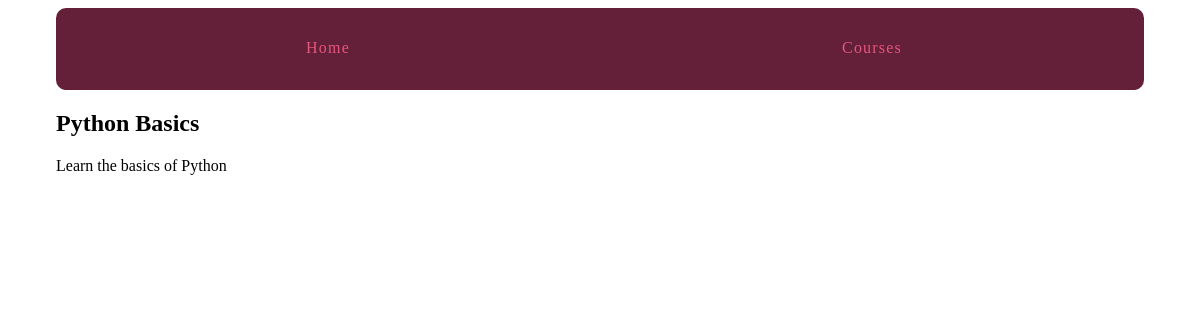
Before: /courses/1/ with the older database file.
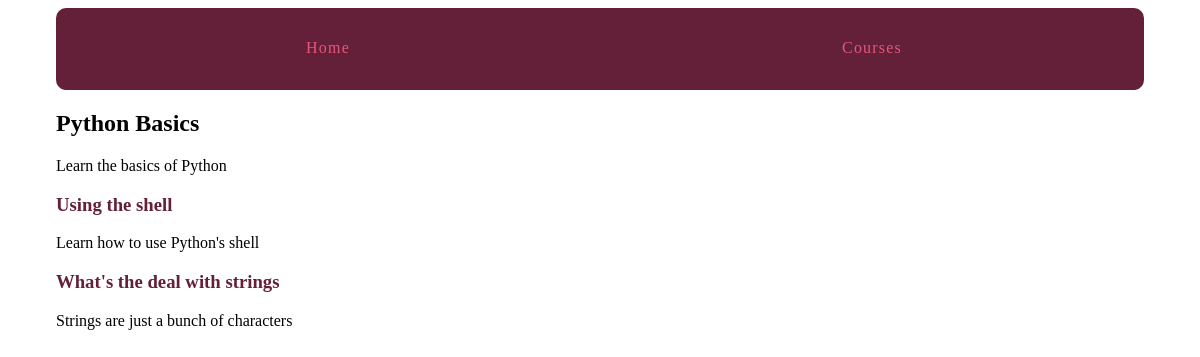
After: the same page with the newer database file.
### courses/models.py (models this page shows, shortened)
class Course(models.Model):
    created_at = models.DateTimeField(auto_now_add = True)
    title = models.CharField(max_length = 255)
    description = models.TextField()

class Step(models.Model):
    title = models.CharField(max_length=255)
    description = models.TextField()
    content = models.TextField(blank=True, default=" ")
    order = models.IntegerField(default=0)
    course = models.ForeignKey(Course, on_delete=models.CASCADE)
    class Meta:
        ordering = ['order',]

### courses/views.py (the view)
# urls.py: path('<int:pk>/', views.course_detail, name='detail'),
def course_detail(request, pk):
    course = get_object_or_404(Course, pk=pk)
    return render(request, 'courses/course_detail.html', {'course':course})

### courses/templates/courses/course_detail.html (shortened to what this page needs)
{% extends "layout.html" %}
{% block content %}
  <article>
    <h2>{{course.title}}</h2>
    {{course.description}}
    <section>
      {% for step in course.step_set.all %}
        <h3><a href="{% url 'courses:step' course_pk=step.course.pk step_pk=step.pk %}">{{step.title}}</a></h3>
        {{step.description}}
      {%  endfor %}
    </section>
  </article>
{% endblock %}

### templates/layout.html (shortened to what this page needs)
{% load static from staticfiles %}
<!DOCTYPE html>
<html lang="en" dir="ltr">
  <head>
    <link rel="stylesheet" href="{% static 'css/layout.css' %}">
  </head>
  <body>
      <div class="site-container">
        <nav>
          <a href="{% url 'home_page' %}">Home</a>
          <a href="{% url 'courses:course_list' %}">Courses</a>
        </nav>
      {% block content %}{% endblock %}
      </div>
  </body>
</html>

### assets/css/layout.css (style rules this page uses)
html { box-sizing: border-box; }
*, *::after, *::before { box-sizing: inherit; }
.site-container { max-width: 68em; margin-left: auto; margin-right: auto; }
.site-container::after { clear: both; content: ""; display: table; }
.site-container nav { width: 100%; display: table; width: 100%; table-layout: fixed; border-bottom-left-radius: 10px; border-bottom-right-radius: 10px; border-top-left-radius: 10px; border-top-right-radius: 10px; border-bottom-left-radius: 10px; border-top-left-radius: 10px; border-bottom-right-radius: 10px; border-top-right-radius: 10px; background-color: #642039; margin-bottom: 1em; overflow: hidden; }
.site-container nav a { display: table-cell; width: 8.33333%; padding: 10px; border-bottom: 2px solid #642039; color: #e6557e; letter-spacing: 0.075em; line-height: 60px; text-align: center; text-decoration: none; }
article h2 a, article h3 a { color: #642039; text-decoration: none; }

Changed rows visible on the page:
added Step: title "Using the shell", description "Learn how to use Python's shell"
added Step: title "What's the deal with strings", description "Strings are just a bunch of characters"
